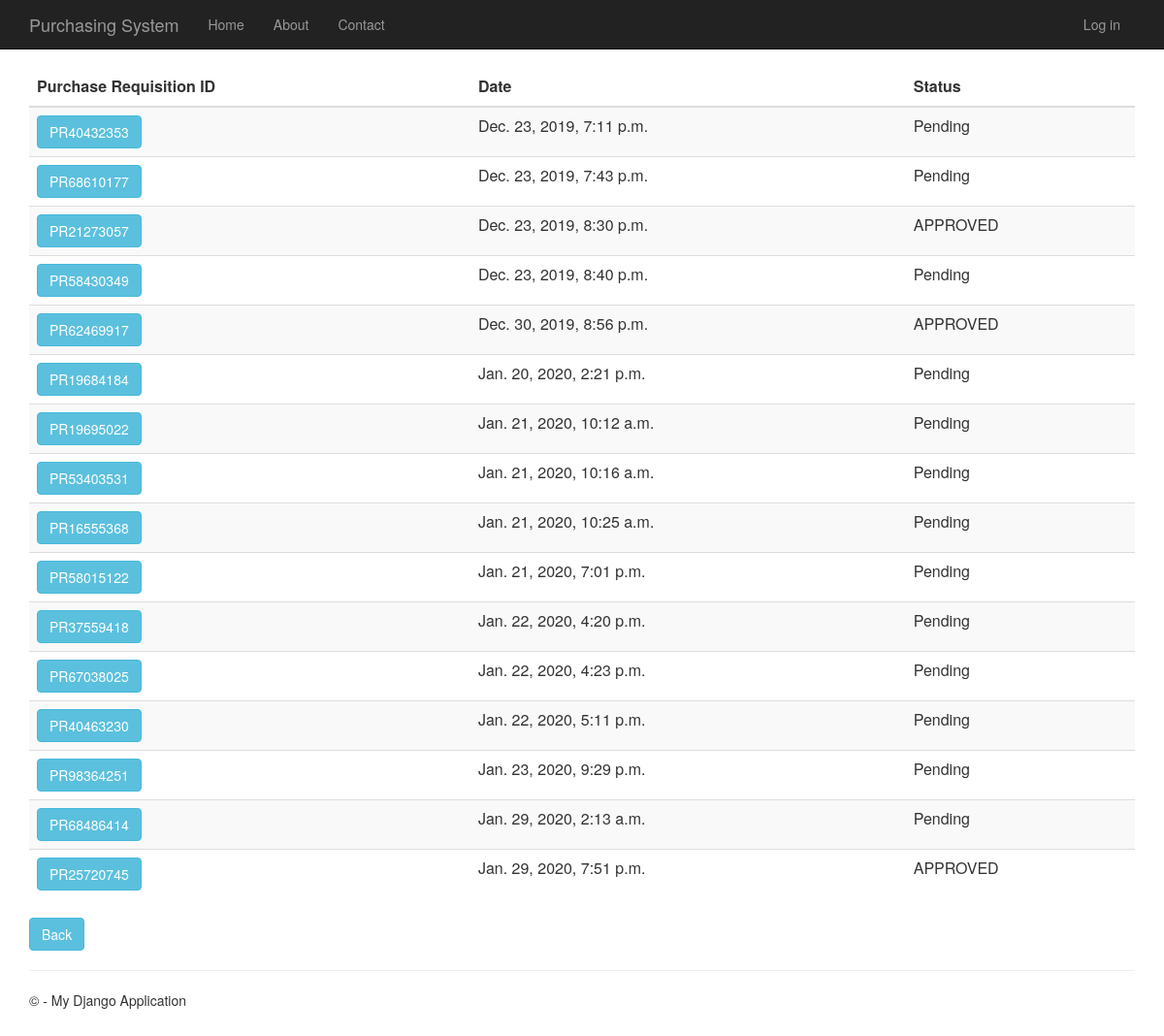
/purchaserequisitionhistory, run on the app's committed database.
### PurchaseRequisition/models.py (models this page shows)
class PurchaseRequisition(models.Model):
    pr_id= models.CharField(max_length=10, primary_key=True) #takes character
    description= models.TextField(null=True,default=None, blank=True)
    time_created= models.DateTimeField()
    total_price= models.DecimalField(max_digits=10, decimal_places=2, default=Decimal('0.00'))
    status= models.TextField(max_length=10, default="Pending")
    person_id = models.ForeignKey(Person)
    def __str__(self):
        return str(self.pr_id)

### PurchaseRequisition/views.py (the view)
# urls.py: url(r'^purchaserequisitionhistory', PurchaseRequisition.views.purchaserequisitionhistory, name="purchase_requisition_history"),
def purchaserequisitionhistory(request):
    purchase_requisitions = PurchaseRequisition.objects.all()
    print(purchase_requisitions)
    context = {
            'title':'Purchase Requisition History',
            'rows':purchase_requisitions
        }
    return render(request,'PurchaseRequisition/purchaserequisitionhistory.html',context)

### PurchaseRequisition/templates/PurchaseRequisition/purchaserequisitionhistory.html
﻿{% extends "app/layout.html" %}
{% block content %}
<div class="purchaseorderhistory margintop" action="menu" >
    <form action="purchaserequisitionhistorydetails" method="GET">
        <table class="table table-striped margintop">
          <thead>
            <tr>
              <th scope="col">Purchase Requisition ID</th>
              <th scope="col">Date</th>
              <th scope="col">Status</th>
            </tr>
          </thead>
          <tbody>
              {% for r in rows %}
            <tr>
                 <td><button type="submit" name="pr_id" value="{{r.pr_id}}" class="btn btn-info" >{{r.pr_id}}</button></td>
                 <td>{{r.time_created}}</td>
                 <td>{{r.status}}</td>
            </tr>
              {% endfor %}
          </tbody>
        </table>
    </form>
       <form action="menu">
        <div class="margintop">
            <button type="submit" class="btn btn-info" >Back</button>
        </div>
    </form>
</div>
{% endblock %}

### app/templates/app/layout.html (shortened to what this page needs)
﻿<!DOCTYPE html>
<html>
<head>
    {% load staticfiles %}
    <link rel="stylesheet" type="text/css" href="{% static 'app/content/bootstrap.min.css' %}" />
    <link rel="stylesheet" type="text/css" href="{% static 'app/content/site.css' %}" />
</head>
<body>
    <div class="navbar navbar-inverse navbar-fixed-top">
        <div class="container">
            <div class="navbar-header">
                <a href="/" class="navbar-brand">Purchasing System</a>
            </div>
            <div class="navbar-collapse collapse">
                <ul class="nav navbar-nav">
                    <li><a href="{% url 'home' %}">Home</a></li>
                    <li><a href="{% url 'about' %}">About</a></li>
                    <li><a href="{% url 'contact' %}">Contact</a></li>
                </ul>
                {% include 'app/loginpartial.html' %}
            </div>
        </div>
    </div>
    <div class="container body-content">
{% block content %}{% endblock %}
        <hr/>
        <footer>
            <p>&copy; {{ year }} - My Django Application</p>
        </footer>
    </div>
</body>
</html>

### app/templates/app/loginpartial.html
{% if user.is_authenticated %}
<form id="logoutForm" action="/logout" method="post" class="navbar-right">
    {% csrf_token %}
    <ul class="nav navbar-nav navbar-right">
        <li><span class="navbar-brand">Hello {{ user.username }}!</span></li>
        <li><a href="javascript:document.getElementById('logoutForm').submit()">Log off</a></li>
    </ul>
</form>
{% else %}
<ul class="nav navbar-nav navbar-right">
    <li><a href="{% url 'login' %}">Log in</a></li>
</ul>
{% endif %}

### app/static/app/content/site.css (style rules this page uses)
body { padding-top: 50px; padding-bottom: 20px; }
.body-content { padding-left: 15px; padding-right: 15px; }

### data on the page
PurchaseRequisition: pr_id "PR40432353", time_created "Dec. 23, 2019, 7:11 p.m.", status "Pending"
PurchaseRequisition: pr_id "PR68610177", time_created "Dec. 23, 2019, 7:43 p.m.", status "Pending"
PurchaseRequisition: pr_id "PR21273057", time_created "Dec. 23, 2019, 8:30 p.m.", status "APPROVED"
PurchaseRequisition: pr_id "PR58430349", time_created "Dec. 23, 2019, 8:40 p.m.", status "Pending"
PurchaseRequisition: pr_id "PR62469917", time_created "Dec. 30, 2019, 8:56 p.m.", status "APPROVED"
PurchaseRequisition: pr_id "PR19684184", time_created "Jan. 20, 2020, 2:21 p.m.", status "Pending"
PurchaseRequisition: pr_id "PR19695022", time_created "Jan. 21, 2020, 10:12 a.m.", status "Pending"
PurchaseRequisition: pr_id "PR53403531", time_created "Jan. 21, 2020, 10:16 a.m.", status "Pending"
PurchaseRequisition: pr_id "PR16555368", time_created "Jan. 21, 2020, 10:25 a.m.", status "Pending"
PurchaseRequisition: pr_id "PR58015122", time_created "Jan. 21, 2020, 7:01 p.m.", status "Pending"
PurchaseRequisition: pr_id "PR37559418", time_created "Jan. 22, 2020, 4:20 p.m.", status "Pending"
PurchaseRequisition: pr_id "PR67038025", time_created "Jan. 22, 2020, 4:23 p.m.", status "Pending"
PurchaseRequisition: pr_id "PR40463230", time_created "Jan. 22, 2020, 5:11 p.m.", status "Pending"
PurchaseRequisition: pr_id "PR98364251", time_created "Jan. 23, 2020, 9:29 p.m.", status "Pending"
PurchaseRequisition: pr_id "PR68486414", time_created "Jan. 29, 2020, 2:13 a.m.", status "Pending"
PurchaseRequisition: pr_id "PR25720745", time_created "Jan. 29, 2020, 7:51 p.m.", status "APPROVED"
